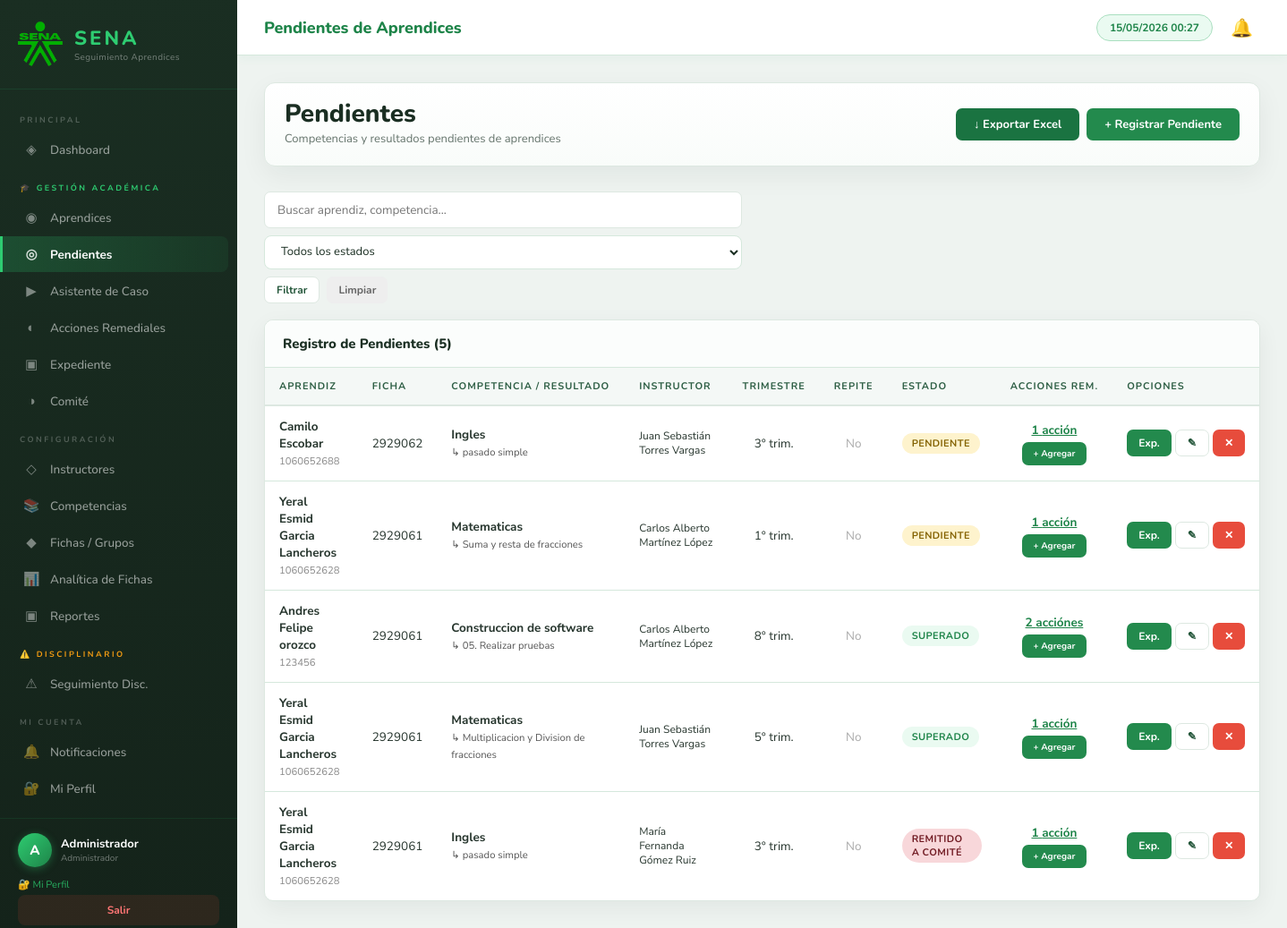
The app's page /pages/pendientes.php (signed in) with its own data.
### tables this page shows
CREATE TABLE `pendientes_aprendices` (
  `id` int(11) NOT NULL,
  `aprendiz_id` int(11) NOT NULL,
  `competencia_id` int(11) NOT NULL,
  `resultado_id` int(11) DEFAULT NULL,
  `instructor_id` int(11) NOT NULL,
  `trimestre_ocurrencia` tinyint(4) NOT NULL,
  `fecha_registro` date NOT NULL,
  `motivo` text DEFAULT NULL,
  `debe_repetir_competencia` tinyint(1) DEFAULT 0,
  `estado` enum('Pendiente','En proceso','Superado','Remitido a comité') DEFAULT 'Pendiente',
  `observaciones` text DEFAULT NULL,
  `created_at` timestamp NOT NULL DEFAULT current_timestamp(),
  `updated_at` timestamp NOT NULL DEFAULT current_timestamp() ON UPDATE current_timestamp()
);

CREATE TABLE `aprendices` (
  `id` int(11) NOT NULL,
  `nombres` varchar(100) NOT NULL,
  `apellidos` varchar(100) NOT NULL,
  `documento` varchar(20) NOT NULL,
  `tipo_documento` enum('CC','TI','CE','Pasaporte') DEFAULT 'CC',
  `email` varchar(120) DEFAULT NULL,
  `telefono` varchar(20) DEFAULT NULL,
  `ficha_id` int(11) NOT NULL,
  `estado` enum('Activo','Retiro Voluntario','Cancelado','Aplazado','Egresado') DEFAULT 'Activo',
  `created_at` timestamp NOT NULL DEFAULT current_timestamp()
);

CREATE TABLE `fichas` (
  `id` int(11) NOT NULL,
  `numero_ficha` varchar(20) NOT NULL,
  `programa_id` int(11) NOT NULL,
  `gestor_id` int(11) DEFAULT NULL,
  `fecha_inicio` date NOT NULL,
  `fecha_fin_lectiva` date DEFAULT NULL,
  `jornada` enum('Diurna','Nocturna','Madrugada','Mixta') DEFAULT 'Diurna',
  `activa` tinyint(1) DEFAULT 1,
  `created_at` timestamp NOT NULL DEFAULT current_timestamp()
);

CREATE TABLE `competencias` (
  `id` int(11) NOT NULL,
  `nombre` varchar(250) NOT NULL,
  `codigo` varchar(30) DEFAULT NULL,
  `programa_id` int(11) NOT NULL,
  `trimestre` tinyint(4) NOT NULL COMMENT 'Trimestre en que normalmente se dicta',
  `horas` int(11) DEFAULT 0,
  `activa` tinyint(1) DEFAULT 1
);

CREATE TABLE `resultados_aprendizaje` (
  `id` int(11) NOT NULL,
  `competencia_id` int(11) NOT NULL,
  `nombre` varchar(300) NOT NULL,
  `codigo` varchar(30) DEFAULT NULL,
  `activo` tinyint(1) DEFAULT 1
);

### includes/auth.php (called while the page is built, shortened)
<?php
function getCurrentUser(): array {
    return $_SESSION['user'] ?? [];
}
function sanitize(string $val): string {
    return htmlspecialchars(trim($val), ENT_QUOTES, 'UTF-8');
}
function getFichasPermitidas(PDO $db): array {
    $user = getCurrentUser();
    $rol  = $user['rol'] ?? '';
    if (in_array($rol, ['Administrador', 'Coordinador'])) {
        return [];
    }
    return [-1];
}
function filtroFichas(PDO $db, string $alias = 'a'): array {
    $fichas = getFichasPermitidas($db);
    if (empty($fichas)) {
        return ['sql' => '1=1', 'params' => []];
    }
    $placeholders = implode(',', array_fill(0, count($fichas), '?'));
    return ['sql' => "{$alias}.ficha_id IN ($placeholders)", 'params' => $fichas];
}

### pages/pendientes.php (the view, shortened to what this page needs)
<?php
require_once __DIR__ . '/../includes/auth.php';
$db = getDB();
$ff  = filtroFichas($db, 'a');
$whereC  = $ff['sql'] !== '1=1' ? '(' . $ff['sql'] . ')' : '1=1';
$params  = $ff['params'];
$search  = trim($_GET['q'] ?? '');
$page   = max(1,(int)($_GET['p']??1));
$limit  = 20;
$offset = ($page-1)*$limit;
$cntStmt = $db->prepare("SELECT COUNT(*) FROM pendientes_aprendices pa JOIN aprendices a ON a.id=pa.aprendiz_id JOIN competencias c ON c.id=pa.competencia_id WHERE $whereC");
$cntStmt->execute($params);
$total = $cntStmt->fetchColumn();
$stmt = $db->prepare("
    SELECT pa.*,
           CONCAT(a.nombres,' ',a.apellidos) AS aprendiz_nombre, a.documento,
           c.nombre AS competencia_nombre, c.trimestre AS trimestre_comp,
           CONCAT(i.nombres,' ',i.apellidos) AS instructor_nombre,
           ra.nombre AS resultado_nombre,
           (SELECT GROUP_CONCAT(r2.nombre SEPARATOR ' / ')
            FROM pendiente_resultados pr2 JOIN resultados_aprendizaje r2 ON r2.id=pr2.resultado_id
            WHERE pr2.pendiente_id=pa.id) AS resultados_multi,
           (SELECT GROUP_CONCAT(pr2.resultado_id)
            FROM pendiente_resultados pr2 WHERE pr2.pendiente_id=pa.id) AS resultado_ids_multi,
           f.numero_ficha,
           (SELECT COUNT(*) FROM acciones_remediales ar WHERE ar.pendiente_id=pa.id) AS num_acciones
    FROM pendientes_aprendices pa
    JOIN aprendices a ON a.id=pa.aprendiz_id
    JOIN fichas f ON f.id=a.ficha_id
    JOIN competencias c ON c.id=pa.competencia_id
    JOIN instructores i ON i.id=pa.instructor_id
    LEFT JOIN resultados_aprendizaje ra ON ra.id=pa.resultado_id
    WHERE $whereC
    ORDER BY pa.estado='Pendiente' DESC, pa.created_at DESC
    LIMIT $limit OFFSET $offset
");
$stmt->execute($params);
$pendientes = $stmt->fetchAll();
$aprendizNombre = '';
require_once __DIR__ . '/../includes/header.php';
?>
<div class="page-header">
    <div>
        <div class="page-title">Pendientes</div>
        <div class="page-subtitle">
            <?php if ($aprendizNombre): ?>
            Mostrando pendientes de: <strong><?= sanitize($aprendizNombre) ?></strong>
            <a href="pendientes.php" style="font-size:12px;color:var(--verde);margin-left:8px">Ver todos</a>
            <?php else: ?>
            Competencias y resultados pendientes de aprendices
            <?php endif; ?>
        </div>
    </div>
    <div style="display:flex;gap:8px;flex-wrap:wrap">
        <a href="<?= BASE_URL ?>/ajax/exportar_excel.php?tipo=pendientes" class="btn btn-excel">↓ Exportar Excel</a>
        <button class="btn btn-primary" onclick="openModal('modalPendiente')">+ Registrar Pendiente</button>
    </div>
</div>
<div style="display:flex;gap:8px;margin-bottom:18px;flex-wrap:wrap">
    <form method="GET" style="display:flex;gap:8px;flex-wrap:wrap">
        <input type="text" name="q" class="search-input" placeholder="Buscar aprendiz, competencia..." value="<?= sanitize($search) ?>">
        <select name="estado" class="search-input" style="min-width:160px">
            <option value="">Todos los estados</option>
        </select>
        <button type="submit" class="btn btn-secondary btn-sm">Filtrar</button>
        <a href="pendientes.php" class="btn btn-sm" style="background:#eee;color:#666">Limpiar</a>
    </form>
</div>
<div class="table-card">
    <div class="table-card-header">
        <div class="table-card-title">Registro de Pendientes (<?= $total ?>)</div>
    </div>
    <div class="table-wrapper">
        <table>
            <thead>
                <tr>
                    <th>Aprendiz</th>
                    <th>Ficha</th>
                    <th>Competencia / Resultado</th>
                    <th>Instructor</th>
                    <th>Trimestre</th>
                    <th>Repite</th>
                    <th>Estado</th>
                    <th>Acciones Rem.</th>
                    <th>Opciones</th>
                </tr>
            </thead>
            <tbody>
            <?php if (empty($pendientes)): ?>
                <tr><td colspan="9">
                    <div class="empty-state">
                        <div class="icon">◎</div>
                        <p>No hay pendientes registrados.</p>
                    </div>
                </td></tr>
            <?php else: foreach ($pendientes as $p):
                $estadoClass = match($p['estado']) {
                    'Pendiente'         => 'badge-pendiente',
                    'En proceso'        => 'badge-proceso',
                    'Superado'          => 'badge-superado',
                    'Remitido a comité' => 'badge-comite',
                    default             => ''
                };
            ?>
                <tr>
                    <td>
                        <strong><?= sanitize($p['aprendiz_nombre']) ?></strong><br>
                        <small style="color:#888"><?= sanitize($p['documento']) ?></small>
                    </td>
                    <td><?= sanitize($p['numero_ficha']) ?></td>
                    <td>
                        <strong><?= sanitize($p['competencia_nombre']) ?></strong>
                        <?php
                        $resDisplay = $p['resultados_multi'] ?? $p['resultado_nombre'] ?? '';
                        if ($resDisplay): ?>
                        <br><small style="color:#555">↳ <?= sanitize($resDisplay) ?></small>
                        <?php endif; ?>
                    </td>
                    <td style="font-size:12px"><?= sanitize($p['instructor_nombre']) ?></td>
                    <td style="text-align:center"><?= $p['trimestre_ocurrencia'] ?>° trim.</td>
                    <td style="text-align:center">
                        <?= $p['debe_repetir_competencia'] ? '<span style="color:var(--rojo);font-weight:700">Sí</span>' : '<span style="color:#aaa">No</span>' ?>
                    </td>
                    <td><span class="badge <?= $estadoClass ?>"><?= sanitize($p['estado']) ?></span></td>
                    <td style="text-align:center">
                        <a href="acciones.php?pendiente_id=<?= $p['id'] ?>" style="font-weight:700;color:var(--verde-dark)">
                            <?= $p['num_acciones'] ?> acción<?= $p['num_acciones']!==1?'es':'' ?>
                        </a>
                        <br>
                        <a href="acciones.php?action=new&pendiente_id=<?= $p['id'] ?>" class="btn btn-sm btn-primary" style="margin-top:4px;font-size:10px">+ Agregar</a>
                    </td>
                    <td>
                        <div style="display:flex;gap:4px">
                            <a href="expediente.php?aprendiz_id=<?= $p['aprendiz_id'] ?>&pendiente_id=<?= $p['id'] ?>" class="btn btn-sm btn-primary">Exp.</a>
                            <button onclick='editPendiente(<?= json_encode($p, JSON_HEX_TAG|JSON_HEX_APOS|JSON_HEX_QUOT) ?>)' class="btn btn-sm btn-secondary">✎</button>
                            <button onclick='confirmDelete("pendientes.php?action=delete&id=<?= $p['id'] ?>","pendiente de <?= sanitize($p['aprendiz_nombre']) ?>")'
                                    class="btn btn-sm btn-danger">✕</button>
                        </div>
                    </td>
                </tr>
            <?php endforeach; endif; ?>
            </tbody>
        </table>
    </div>
</div>
<?php require_once __DIR__ . '/../includes/footer.php'; ?>

### records on screen
pendientes_aprendices: aprendiz_nombre "Camilo Escobar", aprendiz.documento "1060652688", fichas.numero_ficha "2929062", competencia.nombre "Ingles", resultado.nombre "pasado simple", instructor_nombre "Juan Sebastián Torres Vargas", trimestre_ocurrencia "3", debe_repetir_competencia "No", estado "PENDIENTE", num_acciones "1"
pendientes_aprendices: aprendiz_nombre "Yeral Esmid Garcia Lancheros", aprendiz.documento "1060652628", fichas.numero_ficha "2929061", competencia.nombre "Matematicas", resultado.nombre "Suma y resta de fracciones", instructor_nombre "Carlos Alberto Martínez López", trimestre_ocurrencia "1", debe_repetir_competencia "No", estado "PENDIENTE", num_acciones "1"
pendientes_aprendices: aprendiz_nombre "Andres Felipe orozco", aprendiz.documento "123456", fichas.numero_ficha "2929061", competencia.nombre "Construccion de software", resultado.nombre "05. Realizar pruebas", instructor_nombre "Carlos Alberto Martínez López", trimestre_ocurrencia "8", debe_repetir_competencia "No", estado "SUPERADO", num_acciones "2"
pendientes_aprendices: aprendiz_nombre "Yeral Esmid Garcia Lancheros", aprendiz.documento "1060652628", fichas.numero_ficha "2929061", competencia.nombre "Matematicas", resultado.nombre "Multiplicacion y Division de fracciones", instructor_nombre "Juan Sebastián Torres Vargas", trimestre_ocurrencia "5", debe_repetir_competencia "No", estado "SUPERADO", num_acciones "1"
pendientes_aprendices: aprendiz_nombre "Yeral Esmid Garcia Lancheros", aprendiz.documento "1060652628", fichas.numero_ficha "2929061", competencia.nombre "Ingles", resultado.nombre "pasado simple", instructor_nombre "María Fernanda Gómez Ruiz", trimestre_ocurrencia "3", debe_repetir_competencia "No", estado "REMITIDO A COMITÉ", num_acciones "1"

### other values on screen
substr($user['nombres'] ?? 'U', 0, 1) "A"
$user['nombres'] "Administrador"
$user['rol'] "Administrador"
$pageTitle "Pendientes de Aprendices"
$total "5"
